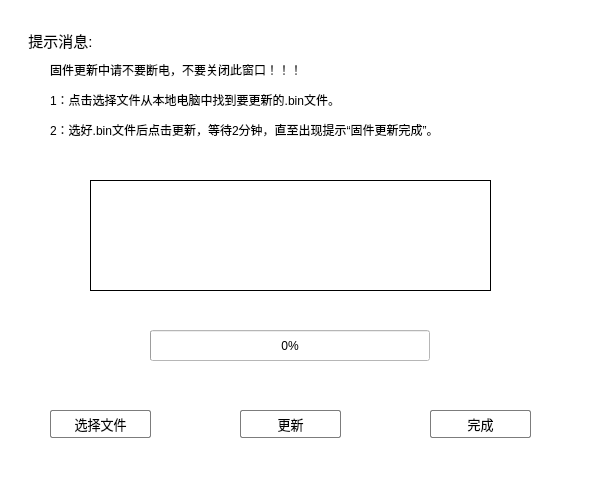
<?xml version="1.0" encoding="UTF-8"?>
<ui version="4.0">
 <class>Dialog_FirmWare</class>
 <widget class="QDialog" name="Dialog_FirmWare">
  <property name="geometry">
   <rect>
    <x>0</x>
    <y>0</y>
    <width>600</width>
    <height>500</height>
   </rect>
  </property>
  <property name="minimumSize">
   <size>
    <width>600</width>
    <height>500</height>
   </size>
  </property>
  <property name="maximumSize">
   <size>
    <width>600</width>
    <height>500</height>
   </size>
  </property>
  <property name="windowTitle">
   <string>Dialog</string>
  </property>
  <property name="styleSheet">
   <string notr="true">background-color:rgb(255, 255, 255);</string>
  </property>
  <widget class="QPushButton" name="PushButton_FirmWare_Updata">
   <property name="geometry">
    <rect>
     <x>240</x>
     <y>410</y>
     <width>101</width>
     <height>28</height>
    </rect>
   </property>
   <property name="font">
    <font>
     <pointsize>10</pointsize>
    </font>
   </property>
   <property name="styleSheet">
    <string notr="true">QPushButton{
	background-color: qconicalgradient(cx:0.5, cy:0.522909, angle:179.9,
		stop:0.494318 rgba(214, 214, 214, 255), stop:0.5 rgba(236, 236, 236, 255));
	border: 1px solid rgb(124, 124, 124);
	border-radius:2px;
}

QPushButton:pressed{
	background-color: qconicalgradient(cx:0.5, cy:0.522909, angle:179.9,
		stop:0.494318 rgba(134, 198, 233, 255), stop:0.5 rgba(206, 234, 248, 255));
	border: 1px solid #5F92B2;
}

QPushButton:hover{
background-color: qconicalgradient(cx:0.5, cy:0.522909, angle:179.9,
	stop:0.494318 rgba(181, 225, 250, 255), stop:0.5 rgba(222, 242, 251, 255));
border: 1px solid #3C80B1;
}</string>
   </property>
   <property name="text">
    <string>更新</string>
   </property>
  </widget>
  <widget class="QLabel" name="Label_FirmWare_Msg">
   <property name="geometry">
    <rect>
     <x>90</x>
     <y>180</y>
     <width>401</width>
     <height>111</height>
    </rect>
   </property>
   <property name="font">
    <font>
     <pointsize>12</pointsize>
    </font>
   </property>
   <property name="frameShape">
    <enum>QFrame::Box</enum>
   </property>
   <property name="text">
    <string>&lt;html&gt;&lt;head/&gt;&lt;body&gt;&lt;p&gt;&lt;br/&gt;&lt;/p&gt;&lt;/body&gt;&lt;/html&gt;</string>
   </property>
   <property name="alignment">
    <set>Qt::AlignCenter</set>
   </property>
   <property name="wordWrap">
    <bool>true</bool>
   </property>
  </widget>
  <widget class="QLabel" name="label_2">
   <property name="geometry">
    <rect>
     <x>0</x>
     <y>20</y>
     <width>121</width>
     <height>41</height>
    </rect>
   </property>
   <property name="layoutDirection">
    <enum>Qt::LeftToRight</enum>
   </property>
   <property name="text">
    <string>&lt;html&gt;&lt;head/&gt;&lt;body&gt;&lt;p&gt;&lt;span style=&quot; font-size:11pt;&quot;&gt;提示消息:&lt;/span&gt;&lt;/p&gt;&lt;/body&gt;&lt;/html&gt;</string>
   </property>
   <property name="alignment">
    <set>Qt::AlignCenter</set>
   </property>
  </widget>
  <widget class="QProgressBar" name="ProgressBar_FirmWare_ProgressBar">
   <property name="geometry">
    <rect>
     <x>150</x>
     <y>330</y>
     <width>280</width>
     <height>31</height>
    </rect>
   </property>
   <property name="sizePolicy">
    <sizepolicy hsizetype="Preferred" vsizetype="Preferred">
     <horstretch>0</horstretch>
     <verstretch>0</verstretch>
    </sizepolicy>
   </property>
   <property name="maximumSize">
    <size>
     <width>16777215</width>
     <height>16777215</height>
    </size>
   </property>
   <property name="value">
    <number>0</number>
   </property>
   <property name="alignment">
    <set>Qt::AlignCenter</set>
   </property>
   <property name="textVisible">
    <bool>true</bool>
   </property>
   <property name="invertedAppearance">
    <bool>false</bool>
   </property>
  </widget>
  <widget class="QPushButton" name="PushButton_FirmWare_Complete">
   <property name="geometry">
    <rect>
     <x>430</x>
     <y>410</y>
     <width>101</width>
     <height>28</height>
    </rect>
   </property>
   <property name="font">
    <font>
     <pointsize>10</pointsize>
    </font>
   </property>
   <property name="styleSheet">
    <string notr="true">QPushButton{
	background-color: qconicalgradient(cx:0.5, cy:0.522909, angle:179.9,
		stop:0.494318 rgba(214, 214, 214, 255), stop:0.5 rgba(236, 236, 236, 255));
	border: 1px solid rgb(124, 124, 124);
	border-radius:2px;
}

QPushButton:pressed{
	background-color: qconicalgradient(cx:0.5, cy:0.522909, angle:179.9,
		stop:0.494318 rgba(134, 198, 233, 255), stop:0.5 rgba(206, 234, 248, 255));
	border: 1px solid #5F92B2;
}

QPushButton:hover{
background-color: qconicalgradient(cx:0.5, cy:0.522909, angle:179.9,
	stop:0.494318 rgba(181, 225, 250, 255), stop:0.5 rgba(222, 242, 251, 255));
border: 1px solid #3C80B1;
}</string>
   </property>
   <property name="text">
    <string>完成</string>
   </property>
  </widget>
  <widget class="QPushButton" name="PushButton_FirmWare_SeleteFile">
   <property name="geometry">
    <rect>
     <x>50</x>
     <y>410</y>
     <width>101</width>
     <height>28</height>
    </rect>
   </property>
   <property name="font">
    <font>
     <pointsize>10</pointsize>
    </font>
   </property>
   <property name="styleSheet">
    <string notr="true">QPushButton{
	background-color: qconicalgradient(cx:0.5, cy:0.522909, angle:179.9,
		stop:0.494318 rgba(214, 214, 214, 255), stop:0.5 rgba(236, 236, 236, 255));
	border: 1px solid rgb(124, 124, 124);
	border-radius:2px;
}

QPushButton:pressed{
	background-color: qconicalgradient(cx:0.5, cy:0.522909, angle:179.9,
		stop:0.494318 rgba(134, 198, 233, 255), stop:0.5 rgba(206, 234, 248, 255));
	border: 1px solid #5F92B2;
}

QPushButton:hover{
background-color: qconicalgradient(cx:0.5, cy:0.522909, angle:179.9,
	stop:0.494318 rgba(181, 225, 250, 255), stop:0.5 rgba(222, 242, 251, 255));
border: 1px solid #3C80B1;
}</string>
   </property>
   <property name="text">
    <string>选择文件</string>
   </property>
  </widget>
  <widget class="QLabel" name="label">
   <property name="geometry">
    <rect>
     <x>50</x>
     <y>60</y>
     <width>511</width>
     <height>81</height>
    </rect>
   </property>
   <property name="text">
    <string>&lt;html&gt;&lt;head/&gt;&lt;body&gt;&lt;p&gt;固件更新中请不要断电，不要关闭此窗口！！！&lt;/p&gt;&lt;p&gt;1：点击选择文件从本地电脑中找到要更新的.bin文件。&lt;/p&gt;&lt;p&gt;2：选好.bin文件后点击更新，等待2分钟，直至出现提示“固件更新完成”。&lt;/p&gt;&lt;/body&gt;&lt;/html&gt;</string>
   </property>
  </widget>
 </widget>
 <resources/>
 <connections>
  <connection>
   <sender>PushButton_FirmWare_Complete</sender>
   <signal>clicked()</signal>
   <receiver>Dialog_FirmWare</receiver>
   <slot>accept()</slot>
   <hints>
    <hint type="sourcelabel">
     <x>295</x>
     <y>253</y>
    </hint>
    <hint type="destinationlabel">
     <x>199</x>
     <y>149</y>
    </hint>
   </hints>
  </connection>
 </connections>
</ui>
